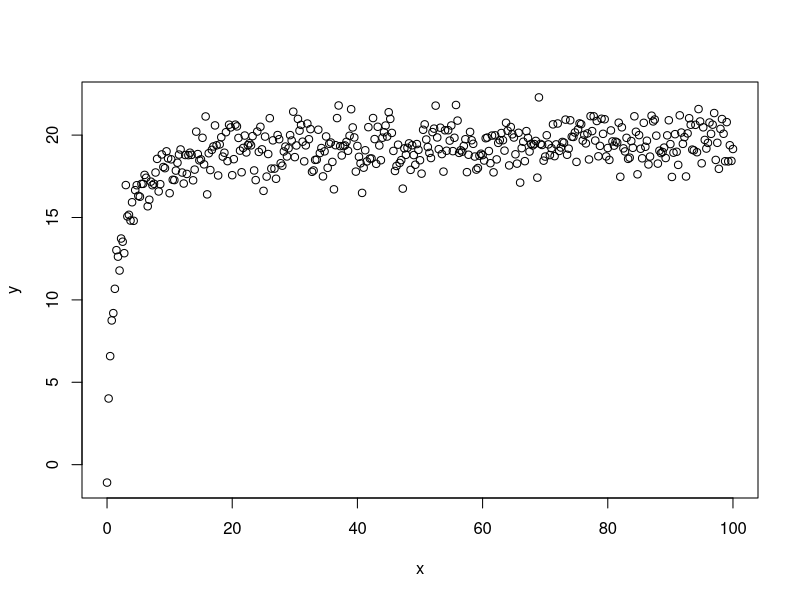
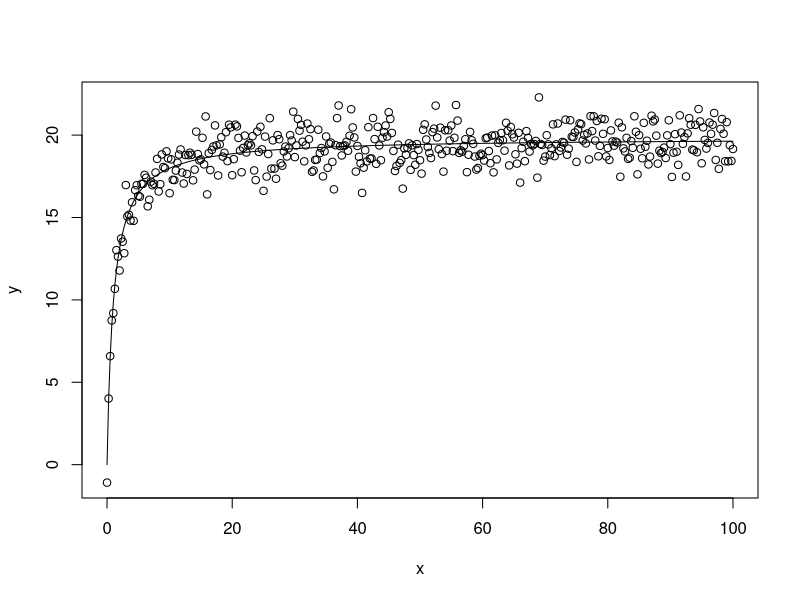

Source code (R) for these figures, in order:
## ---- chunk 1
#| echo: true
x <- seq(0, 100, 0.25)
a <- runif(1, 10, 20)
b <- runif(1, 0, 10)
y <- (a * x) / (b + x) + rnorm(length(x), 0, 1)
c(a, b)
## ---- chunk 2
#| echo: true
plot(x, y)
## ---- chunk 3
#| echo: true
modelo <- nls(y ~ a * x  / (b + x), start = list(a = 1, b = 2))
summary(modelo) 
y_hat <- predict(modelo)
plot(x, y) 
lines(x, y_hat) 
